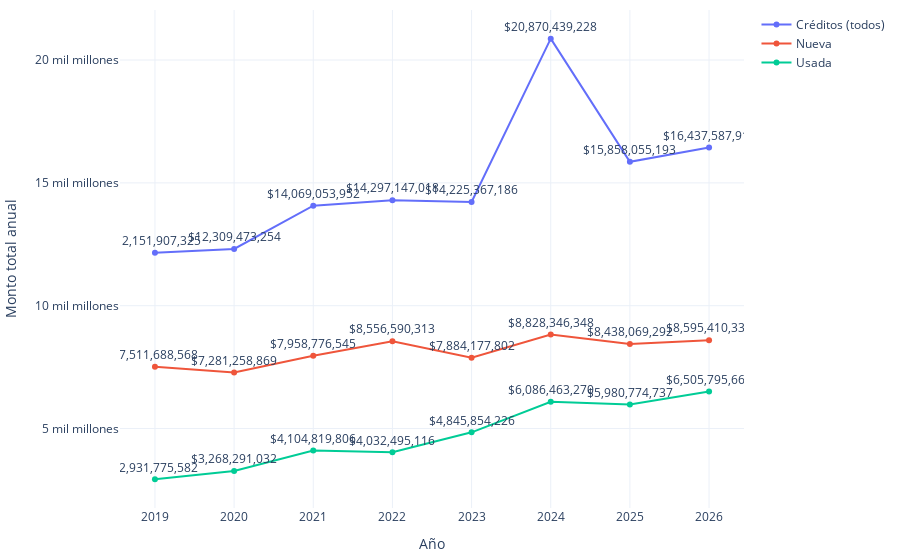

Notebook code cell kept with this figure:
### Code cell
import os
import plotly.graph_objects as go
import plotly.io as pio

# Crear una función para formatear los valores grandes en palabras en español
def formatear_numero(valor):
    if valor >= 1_000_000_000:
        return f'{valor / 1_000_000_000:.0f} mil millones'  # Mil millones
    elif valor >= 1_000_000:
        return f'{valor / 1_000_000:.0f} millones'  # Millones
    elif valor >= 1_000:
        return f'{valor / 1_000:.0f} mil'  # Mil
    else:
        return str(valor)

# Crear la figura
fig = go.Figure()

# Graficar cada modalidad
for modalidad in conteo_pachuca['modalidad'].unique():
    df_modalidad = conteo_pachuca[conteo_pachuca['modalidad'] == modalidad]
    fig.add_trace(go.Scatter(
        x=df_modalidad['año'], 
        y=df_modalidad['montos'], 
        mode='lines+markers+text',  # Mostrar líneas, puntos y texto
        name=modalidad, 
        text=df_modalidad['montos'].apply(lambda x: f'${x:,.0f}'),  # Añadir el texto de los valores formateados
        textposition="top center"  # Posicionar el texto encima de los puntos
    ))

# Configurar el diseño
fig.update_layout(
    xaxis_title="Año",
    yaxis_title="Monto total anual",
    template="plotly_white",
    margin=dict(l=10, r=10, t=10, b=10)
)

# Configurar el eje Y utilizando el formateo personalizado
tickvals = [1_000, 1_000_000, 1_000_000_000,5_000_000_000,10_000_000_000,15_000_000_000,20_000_000_000,25_000_000_000, 30_000_000_000]  # Valores hasta 30 mil millones
ticktext = [formatear_numero(val) for val in tickvals]  # Formatea cada valor en palabras

fig.update_yaxes(
    tickvals=tickvals, 
    ticktext=ticktext
)

# Función para exportar gráfica como archivo HTML
def guardar_grafico_como_html(fig, nombre_archivo, carpeta='assets/graficas'):
    # Crear la carpeta si no existe
    if not os.path.exists(carpeta):
        os.makedirs(carpeta)
    # Guardar la gráfica como archivo HTML en la carpeta especificada
    pio.write_html(fig, os.path.join(carpeta, f'{nombre_archivo}.html'))

# Exportar
guardar_grafico_como_html(fig, 'g_scatt_forecast_credit_total', carpeta='assets/graficas')
fig.show()

### Figure 1 — Plotly figure (JSON) as saved in the notebook; plotly's stock layout.template omitted (floating-point values rounded to 4 significant figures)
{"data": [{"mode": "lines+markers+text", "name": "Créditos (todos)", "text": ["$12,151,907,325", "$12,309,473,254", "$14,069,053,952", "$14,297,147,018", "$14,225,367,186", "$20,870,439,228", "$15,858,055,193", "$16,437,587,914"], "textposition": "top center", "type": "scatter", "x": [2019, 2020, 2021, 2022, 2023, 2024, 2025, 2026], "y": [12151907325, 12309473254, 14069053952, 14297147018, 14225367186, 20870439228, 15858055193, 16437587914]}, {"mode": "lines+markers+text", "name": "Nueva", "text": ["$7,511,688,568", "$7,281,258,869", "$7,958,776,545", "$8,556,590,313", "$7,884,177,802", "$8,828,346,348", "$8,438,069,292", "$8,595,410,337"], "textposition": "top center", "type": "scatter", "x": [2019, 2020, 2021, 2022, 2023, 2024, 2025, 2026], "y": [7511688568, 7281258869, 7958776545, 8556590313, 7884177802, 8828346348, 8438069292, 8595410337]}, {"mode": "lines+markers+text", "name": "Usada", "text": ["$2,931,775,582", "$3,268,291,032", "$4,104,819,806", "$4,032,495,116", "$4,845,854,226", "$6,086,463,270", "$5,980,774,737", "$6,505,795,663"], "textposition": "top center", "type": "scatter", "x": [2019, 2020, 2021, 2022, 2023, 2024, 2025, 2026], "y": [2931775582, 3268291032, 4104819806, 4032495116, 4845854226, 6086463270, 5980774737, 6505795663]}], "layout": {"margin": {"b": 10, "l": 10, "r": 10, "t": 10}, "xaxis": {"title": {"text": "Año"}}, "yaxis": {"ticktext": ["1 mil", "1 millones", "1 mil millones", "5 mil millones", "10 mil millones", "15 mil millones", "20 mil millones", "25 mil millones", "30 mil millones"], "tickvals": [1000, 1000000, 1000000000, 5000000000, 10000000000, 15000000000, 20000000000, 25000000000, 30000000000], "title": {"text": "Monto total anual"}}}}
